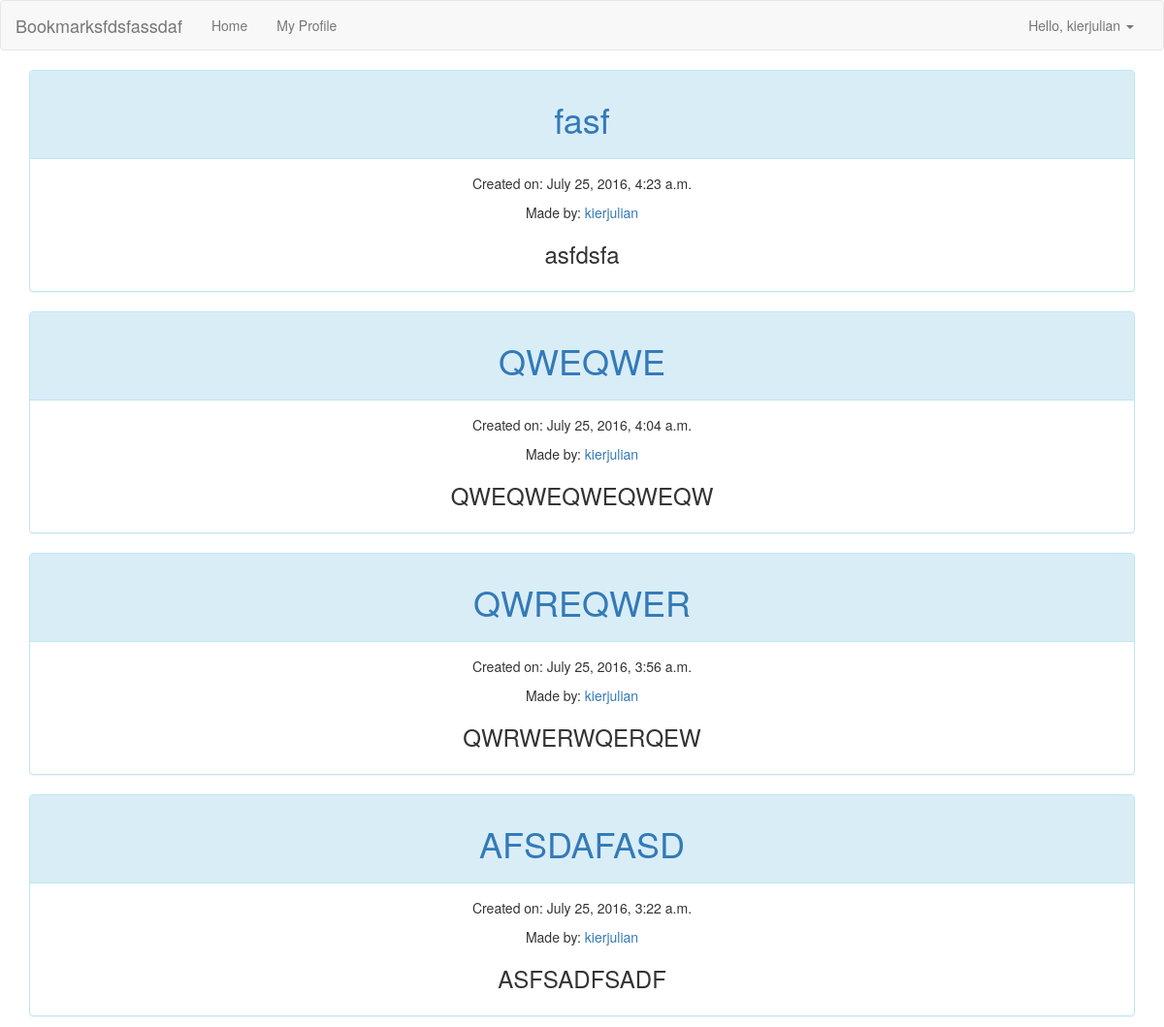
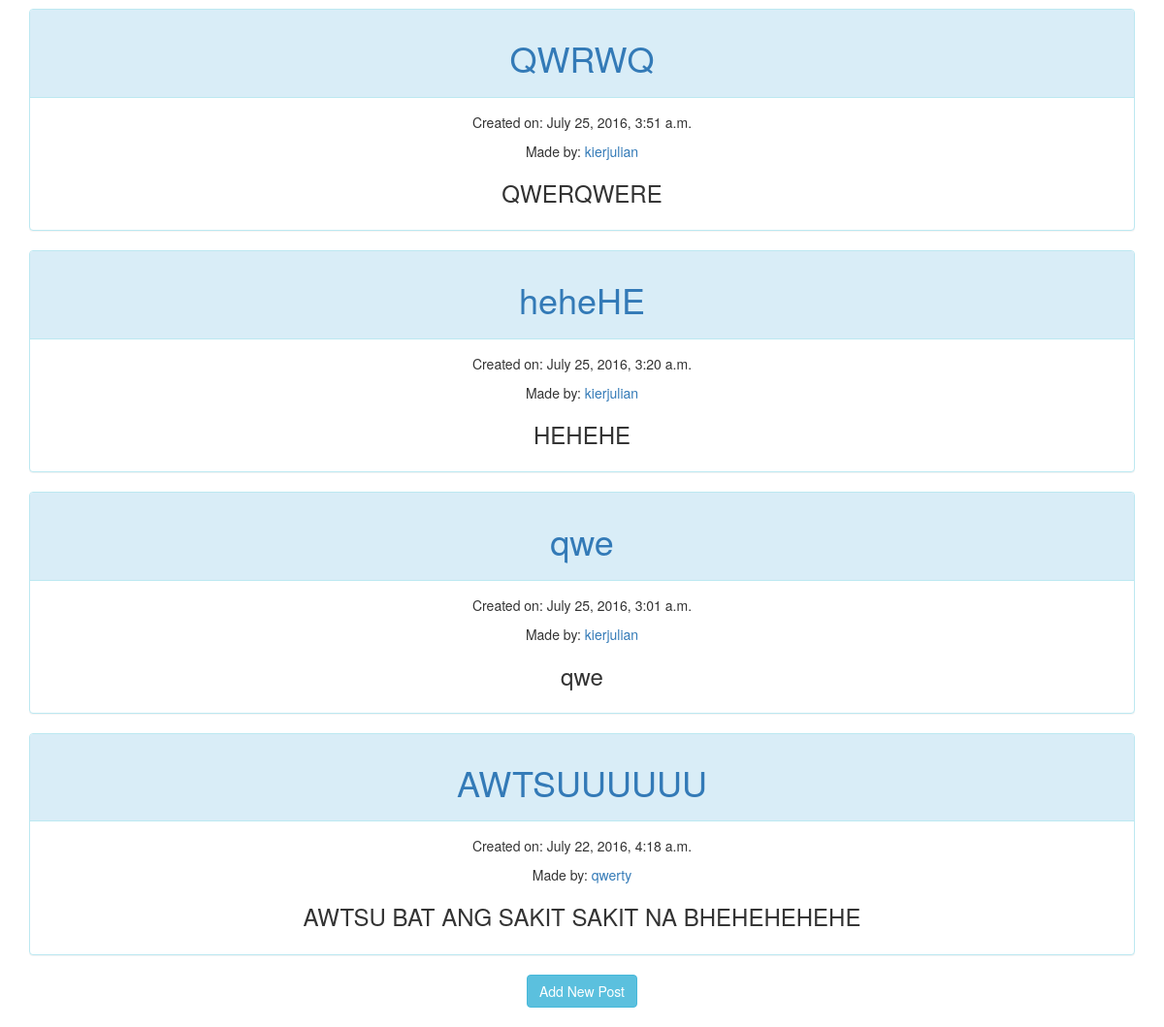
Before: /account/blog/ (signed in) with the older database file (2 pictures, top to bottom).
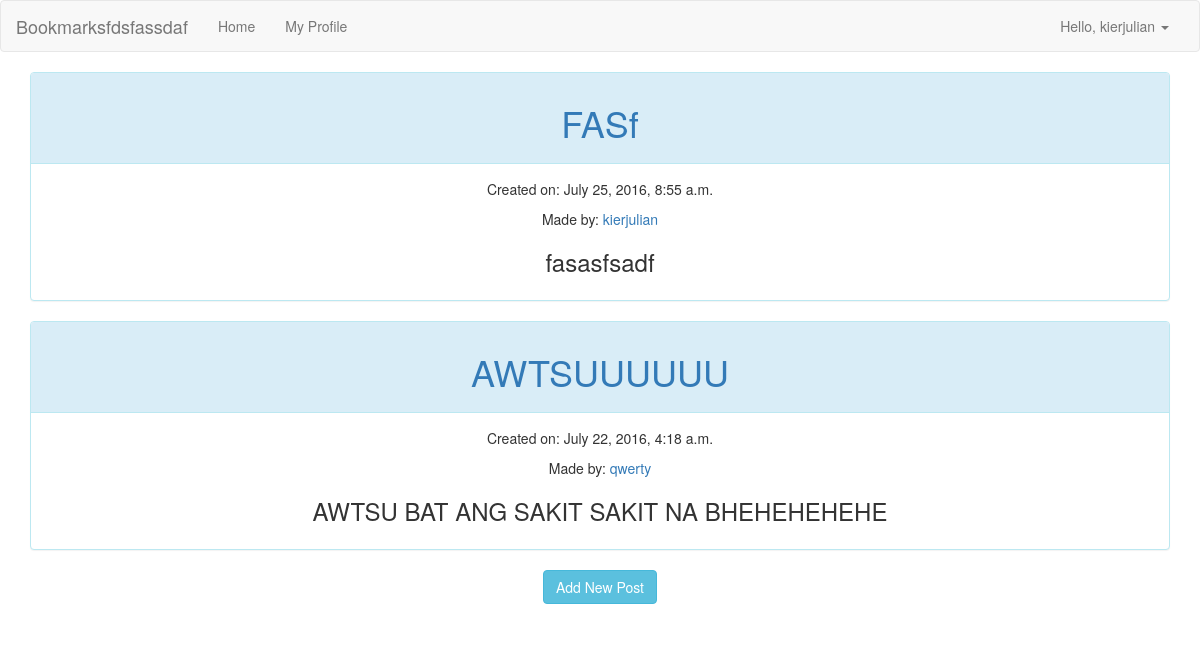
After: the same page with the newer database file.
### blog/models.py (models this page shows, shortened)
class Post(models.Model):
    author = models.ForeignKey('auth.User')
    title = models.CharField(max_length=200)
    text = models.TextField()
    created_date = models.DateTimeField(default=timezone.now)
    published_date = models.DateTimeField(blank=True, null=True)
    photo = models.ImageField(upload_to = 'pictures/%s/%d/', blank = True)

### blog/views.py (the view)
@login_required
def post_list(request):
    posts = Post.objects.filter(published_date__lte=timezone.now()).order_by('-published_date')
    return render(request, 'blog/post_list.html', {"posts" : posts})

### account/authentication.py (called while the page is built)
    def get_user(self, user_id):
        try:
            return User.objects.get(pk=user_id)
        except User.DoesNotExist:
            return None

### blog/templates/blog/post_list.html
{% extends 'base.html' %}
{% block content %}
  {% for post in posts %}
    <center>
      <div class = "panel panel-info">
          <div class = "panel-heading">
            <h1><a href="{% url 'blog:post_detail' pk=post.pk %}">{{ post.title }}</a></h1>
          </div>
          <div class = "panel-body">
            <p>Created on: {{ post.created_date }}</p>
            <p>Made by: <a href = "">{{ post.author }}</a></p>
            <h3>{{ post.text|linebreaksbr }}</h3>
          </div>
      </div>
    </center>
  {% endfor %}
  <center><a href="{% url 'blog:post_new' %}" class="btn btn-info" role="button">Add New Post</a></center><br>
{% endblock %}

Changed rows visible on the page:
removed Post: title "fasf", created_date "July 25, 2016, 4:23 a.m.", author "kierjulian", text "asfdsfa"
removed Post: title "QWEQWE", created_date "July 25, 2016, 4:04 a.m.", author "kierjulian", text "QWEQWEQWEQWEQW"
removed Post: title "QWREQWER", created_date "July 25, 2016, 3:56 a.m.", author "kierjulian", text "QWRWERWQERQEW"
removed Post: title "AFSDAFASD", created_date "July 25, 2016, 3:22 a.m.", author "kierjulian", text "ASFSADFSADF"
removed Post: title "QWRWQ", created_date "July 25, 2016, 3:51 a.m.", author "kierjulian", text "QWERQWERE"
removed Post: title "heheHE", created_date "July 25, 2016, 3:20 a.m.", author "kierjulian", text "HEHEHE"
removed Post: title "qwe", created_date "July 25, 2016, 3:01 a.m.", author "kierjulian", text "qwe"
added Post: title "FASf", created_date "July 25, 2016, 8:55 a.m.", author "kierjulian", text "fasasfsadf"
